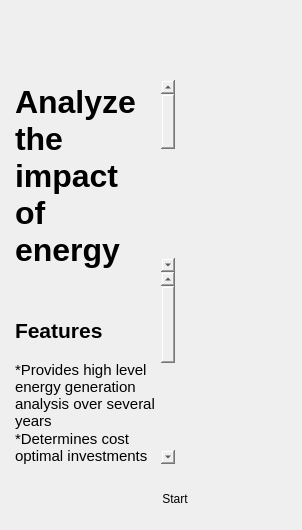
            <widget class="QWidget" name="welcome">
             <layout class="QVBoxLayout" name="verticalLayout_5">
              <item>
               <widget class="QFrame" name="frame_5">
                <property name="frameShape">
                 <enum>QFrame::NoFrame</enum>
                </property>
                <property name="frameShadow">
                 <enum>QFrame::Raised</enum>
                </property>
                <layout class="QVBoxLayout" name="verticalLayout_4">
                 <property name="leftMargin">
                  <number>0</number>
                 </property>
                 <property name="topMargin">
                  <number>0</number>
                 </property>
                 <property name="rightMargin">
                  <number>0</number>
                 </property>
                 <property name="bottomMargin">
                  <number>0</number>
                 </property>
                 <item>
                  <widget class="QFrame" name="frame_28">
                   <property name="frameShape">
                    <enum>QFrame::NoFrame</enum>
                   </property>
                   <property name="frameShadow">
                    <enum>QFrame::Raised</enum>
                   </property>
                   <layout class="QHBoxLayout" name="horizontalLayout_14" stretch="3,2">
                    <property name="leftMargin">
                     <number>0</number>
                    </property>
                    <property name="topMargin">
                     <number>0</number>
                    </property>
                    <property name="rightMargin">
                     <number>0</number>
                    </property>
                    <property name="bottomMargin">
                     <number>0</number>
                    </property>
                    <item>
                     <widget class="QFrame" name="frame_29">
                      <property name="frameShape">
                       <enum>QFrame::NoFrame</enum>
                      </property>
                      <property name="frameShadow">
                       <enum>QFrame::Raised</enum>
                      </property>
                      <layout class="QVBoxLayout" name="verticalLayout_24" stretch="0,0,0,0">
                       <property name="spacing">
                        <number>0</number>
                       </property>
                       <property name="leftMargin">
                        <number>0</number>
                       </property>
                       <property name="topMargin">
                        <number>60</number>
                       </property>
                       <property name="rightMargin">
                        <number>0</number>
                       </property>
                       <property name="bottomMargin">
                        <number>0</number>
                       </property>
                       <item alignment="Qt::AlignLeft|Qt::AlignTop">
                        <widget class="QFrame" name="frame_31">
                         <property name="frameShape">
                          <enum>QFrame::NoFrame</enum>
                         </property>
                         <property name="frameShadow">
                          <enum>QFrame::Raised</enum>
                         </property>
                         <layout class="QVBoxLayout" name="verticalLayout_25">
                          <property name="spacing">
                           <number>0</number>
                          </property>
                          <property name="leftMargin">
                           <number>0</number>
                          </property>
                          <property name="topMargin">
                           <number>0</number>
                          </property>
                          <property name="rightMargin">
                           <number>0</number>
                          </property>
                         </layout>
                        </widget>
                       </item>
                       <item>
                        <widget class="QTextBrowser" name="textBrowser_2">
                         <property name="sizePolicy">
                          <sizepolicy hsizetype="Expanding" vsizetype="Minimum">
                           <horstretch>0</horstretch>
                           <verstretch>0</verstretch>
                          </sizepolicy>
                         </property>
                         <property name="styleSheet">
                          <string notr="true">background-color:transparent;
border: none;</string>
                         </property>
                         <property name="frameShape">
                          <enum>QFrame::NoFrame</enum>
                         </property>
                         <property name="html">
                          <string>&lt;!DOCTYPE HTML PUBLIC &quot;-//W3C//DTD HTML 4.0//EN&quot; &quot;http://www.w3.org/TR/REC-html40/strict.dtd&quot;&gt;
&lt;html&gt;&lt;head&gt;&lt;meta name=&quot;qrichtext&quot; content=&quot;1&quot; /&gt;&lt;meta charset=&quot;utf-8&quot; /&gt;&lt;style type=&quot;text/css&quot;&gt;
p, li { white-space: pre-wrap; }
hr { height: 1px; border-width: 0; }
li.unchecked::marker { content: &quot;\2610&quot;; }
li.checked::marker { content: &quot;\2612&quot;; }
&lt;/style&gt;&lt;/head&gt;&lt;body style=&quot; font-family:'.AppleSystemUIFont'; font-size:13pt; font-weight:400; font-style:normal;&quot;&gt;
&lt;p style=&quot; margin-top:0px; margin-bottom:0px; margin-left:0px; margin-right:0px; -qt-block-indent:0; text-indent:0px;&quot;&gt;&lt;span style=&quot; font-family:'Segoe UI'; font-size:24pt; font-weight:700;&quot;&gt;Analyze the impact of energy storage, PV, and wind deployment on capacity and decarbonization goals&lt;/span&gt;&lt;/p&gt;&lt;/body&gt;&lt;/html&gt;</string>
                         </property>
                        </widget>
                       </item>
                       <item>
                        <widget class="QTextBrowser" name="textBrowser">
                         <property name="sizePolicy">
                          <sizepolicy hsizetype="Expanding" vsizetype="MinimumExpanding">
                           <horstretch>0</horstretch>
                           <verstretch>0</verstretch>
                          </sizepolicy>
                         </property>
                         <property name="styleSheet">
                          <string notr="true">background-color:transparent;
border: none;</string>
                         </property>
                         <property name="frameShape">
                          <enum>QFrame::NoFrame</enum>
                         </property>
                         <property name="html">
                          <string>&lt;!DOCTYPE HTML PUBLIC &quot;-//W3C//DTD HTML 4.0//EN&quot; &quot;http://www.w3.org/TR/REC-html40/strict.dtd&quot;&gt;
&lt;html&gt;&lt;head&gt;&lt;meta name=&quot;qrichtext&quot; content=&quot;1&quot; /&gt;&lt;meta charset=&quot;utf-8&quot; /&gt;&lt;style type=&quot;text/css&quot;&gt;
p, li { white-space: pre-wrap; }
hr { height: 1px; border-width: 0; }
li.unchecked::marker { content: &quot;\2610&quot;; }
li.checked::marker { content: &quot;\2612&quot;; }
&lt;/style&gt;&lt;/head&gt;&lt;body style=&quot; font-family:'.AppleSystemUIFont'; font-size:13pt; font-weight:400; font-style:normal;&quot;&gt;
&lt;p style=&quot;-qt-paragraph-type:empty; margin-top:0px; margin-bottom:0px; margin-left:0px; margin-right:0px; -qt-block-indent:0; text-indent:0px; font-family:'Segoe UI'; font-size:9pt;&quot;&gt;&lt;br /&gt;&lt;/p&gt;
&lt;p style=&quot;-qt-paragraph-type:empty; margin-top:0px; margin-bottom:0px; margin-left:0px; margin-right:0px; -qt-block-indent:0; text-indent:0px; font-family:'Segoe UI'; font-size:9pt;&quot;&gt;&lt;br /&gt;&lt;/p&gt;
&lt;p style=&quot;-qt-paragraph-type:empty; margin-top:0px; margin-bottom:0px; margin-left:0px; margin-right:0px; -qt-block-indent:0; text-indent:0px; font-family:'Segoe UI'; font-size:9pt;&quot;&gt;&lt;br /&gt;&lt;/p&gt;
&lt;p style=&quot; margin-top:0px; margin-bottom:0px; margin-left:0px; margin-right:0px; -qt-block-indent:0; text-indent:0px;&quot;&gt;&lt;span style=&quot; font-family:'Segoe UI'; font-size:16pt; font-weight:700;&quot;&gt;Features&lt;/span&gt;&lt;/p&gt;
&lt;p style=&quot;-qt-paragraph-type:empty; margin-top:0px; margin-bottom:0px; margin-left:0px; margin-right:0px; -qt-block-indent:0; text-indent:0px; font-family:'Segoe UI'; font-size:11pt;&quot;&gt;&lt;br /&gt;&lt;/p&gt;
&lt;p style=&quot; margin-top:0px; margin-bottom:0px; margin-left:0px; margin-right:0px; -qt-block-indent:0; text-indent:0px;&quot;&gt;&lt;span style=&quot; font-family:'Segoe UI'; font-size:11pt;&quot;&gt;*Provides high level energy generation analysis over several years&lt;/span&gt;&lt;/p&gt;
&lt;p style=&quot; margin-top:0px; margin-bottom:0px; margin-left:0px; margin-right:0px; -qt-block-indent:0; text-indent:0px;&quot;&gt;&lt;span style=&quot; font-family:'Segoe UI'; font-size:11pt;&quot;&gt;*Determines cost optimal investments in Energy Storage, Wind and PV&lt;/span&gt;&lt;/p&gt;
&lt;p style=&quot; margin-top:0px; margin-bottom:0px; margin-left:0px; margin-right:0px; -qt-block-indent:0; text-indent:0px;&quot;&gt;&lt;span style=&quot; font-family:'Segoe UI'; font-size:11pt;&quot;&gt;*Balances system wide energy on a daily scale&lt;/span&gt;&lt;/p&gt;
&lt;p style=&quot; margin-top:0px; margin-bottom:0px; margin-left:0px; margin-right:0px; -qt-block-indent:0; text-indent:0px;&quot;&gt;&lt;span style=&quot; font-family:'Segoe UI'; font-size:11pt;&quot;&gt;*Customize ES mix with durations of up to 1000 hours&lt;/span&gt;&lt;/p&gt;
&lt;p style=&quot; margin-top:0px; margin-bottom:0px; margin-left:0px; margin-right:0px; -qt-block-indent:0; text-indent:0px;&quot;&gt;&lt;span style=&quot; font-family:'Segoe UI'; font-size:11pt;&quot;&gt;*Considers ES and PV degradation and end of life&lt;/span&gt;&lt;/p&gt;
&lt;p style=&quot; margin-top:0px; margin-bottom:0px; margin-left:0px; margin-right:0px; -qt-block-indent:0; text-indent:0px;&quot;&gt;&lt;span style=&quot; font-family:'Segoe UI'; font-size:11pt;&quot;&gt;*Set RPS targets&lt;/span&gt;&lt;/p&gt;&lt;/body&gt;&lt;/html&gt;</string>
                         </property>
                        </widget>
                       </item>
                       <item>
                        <widget class="QFrame" name="frame_32">
                         <property name="frameShape">
                          <enum>QFrame::NoFrame</enum>
                         </property>
                         <property name="frameShadow">
                          <enum>QFrame::Raised</enum>
                         </property>
                         <layout class="QVBoxLayout" name="verticalLayout_26">
                          <property name="spacing">
                           <number>0</number>
                          </property>
                         </layout>
                        </widget>
                       </item>
                      </layout>
                     </widget>
                    </item>
                    <item>
                     <widget class="QFrame" name="frame_30">
                      <property name="sizePolicy">
                       <sizepolicy hsizetype="Preferred" vsizetype="Expanding">
                        <horstretch>0</horstretch>
                        <verstretch>0</verstretch>
                       </sizepolicy>
                      </property>
                      <property name="maximumSize">
                       <size>
                        <width>400</width>
                        <height>16777215</height>
                       </size>
                      </property>
                      <property name="styleSheet">
                       <string notr="true"/>
                      </property>
                      <property name="frameShape">
                       <enum>QFrame::NoFrame</enum>
                      </property>
                      <property name="frameShadow">
                       <enum>QFrame::Raised</enum>
                      </property>
                      <layout class="QVBoxLayout" name="verticalLayout_23"/>
                     </widget>
                    </item>
                   </layout>
                  </widget>
                 </item>
                 <item>
                  <widget class="QFrame" name="frame_6">
                   <property name="frameShape">
                    <enum>QFrame::NoFrame</enum>
                   </property>
                   <property name="frameShadow">
                    <enum>QFrame::Raised</enum>
                   </property>
                   <layout class="QHBoxLayout" name="horizontalLayout_3" stretch="4,5">
                    <property name="spacing">
                     <number>0</number>
                    </property>
                    <property name="leftMargin">
                     <number>0</number>
                    </property>
                    <property name="topMargin">
                     <number>0</number>
                    </property>
                    <property name="rightMargin">
                     <number>0</number>
                    </property>
                    <property name="bottomMargin">
                     <number>9</number>
                    </property>
                    <item>
                     <widget class="QFrame" name="frame_7">
                      <property name="frameShape">
                       <enum>QFrame::NoFrame</enum>
                      </property>
                      <property name="frameShadow">
                       <enum>QFrame::Raised</enum>
                      </property>
                      <layout class="QHBoxLayout" name="horizontalLayout_5">
                       <property name="spacing">
                        <number>0</number>
                       </property>
                       <property name="leftMargin">
                        <number>0</number>
                       </property>
                       <property name="topMargin">
                        <number>0</number>
                       </property>
                       <property name="rightMargin">
                        <number>0</number>
                       </property>
                       <property name="bottomMargin">
                        <number>0</number>
                       </property>
                      </layout>
                     </widget>
                    </item>
                    <item alignment="Qt::AlignLeft">
                     <widget class="QPushButton" name="start_wiz">
                      <property name="text">
                       <string>Start</string>
                      </property>
                      <property name="flat">
                       <bool>true</bool>
                      </property>
                     </widget>
                    </item>
                   </layout>
                  </widget>
                 </item>
                </layout>
               </widget>
              </item>
             </layout>
            </widget>
